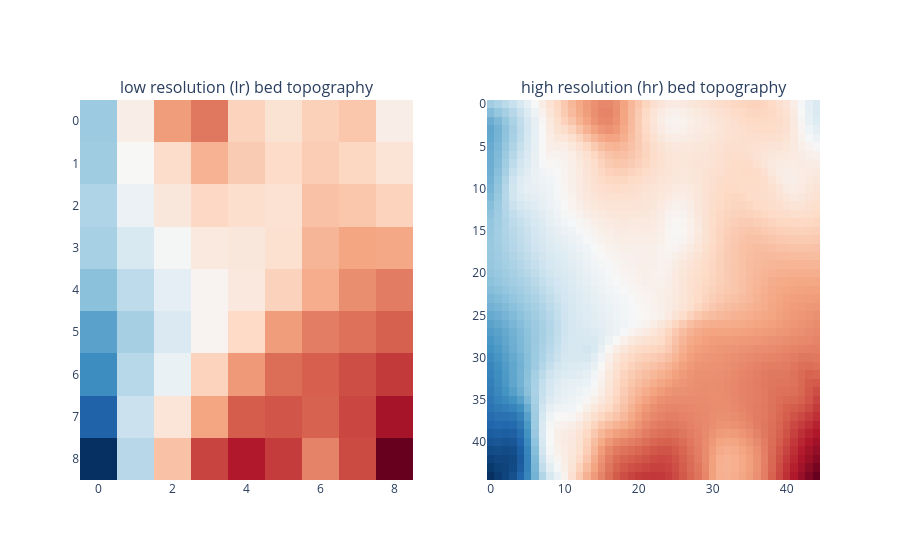

The notebook cell this image was saved under:
### Code cell
fig = make_subplots(rows = 1, cols = 2,
                    subplot_titles = ("low resolution (lr) bed topography", "high resolution (hr) bed topography"))

fig.add_trace(go.Heatmap(z = lr_scene_bed_tensor.squeeze(), 
                           colorscale = 'RdBu_r'),
                           row = 1, col = 1)

fig.add_trace(go.Heatmap(z = hr_scene_bed_tensor.squeeze(), 
                           colorscale = 'RdBu_r'),
                           row = 1, col = 2)

fig.update_layout(plot_bgcolor = 'rgba(0,0,0,0)')
# matrix style
fig.update_yaxes(autorange = "reversed")
fig.update_traces(showscale = False)
fig.show()

### Figure 1 — Plotly figure (JSON) as saved in the notebook; plotly's stock layout.template omitted (floating-point values rounded to 4 significant figures; data arrays with more than 128 entries replaced by an {"elided": "..."} marker saying what was removed)
{"data": [{"colorscale": [[0, "rgb(5,48,97)"], [0.1, "rgb(33,102,172)"], [0.2, "rgb(67,147,195)"], [0.3, "rgb(146,197,222)"], [0.4, "rgb(209,229,240)"], [0.5, "rgb(247,247,247)"], [0.6, "rgb(253,219,199)"], [0.7, "rgb(244,165,130)"], [0.8, "rgb(214,96,77)"], [0.9, "rgb(178,24,43)"], [1, "rgb(103,0,31)"]], "showscale": false, "type": "heatmap", "xaxis": "x", "yaxis": "y", "z": [[67.52, 182.7, 276.7, 305.7, 225.7, 203.4, 227.6, 237.5, 181.9], [70.72, 165.6, 213.2, 258.1, 232.9, 215.7, 231.4, 222.0, 201.7], [84.81, 148.5, 194.2, 220.2, 210.8, 204.9, 242.1, 238.1, 225.2], [77.23, 122.6, 160.9, 191.7, 194.7, 207.0, 254.5, 270.2, 267.3], [55.63, 96.18, 138.8, 171.6, 192.6, 226.6, 262.3, 288.3, 301.7], [21.91, 76.52, 126.7, 171.8, 217.4, 276.8, 300.5, 310.1, 322.4], [-0.4713, 90.47, 146.3, 224.8, 279.8, 312.9, 323.5, 336.5, 350.8], [-48.86, 106.9, 199.5, 270.6, 325.3, 330.9, 321.5, 342.2, 384.1], [-98.84, 91.51, 242.2, 343.4, 376.2, 349.7, 296.6, 338.8, 428.7]]}, {"colorscale": [[0, "rgb(5,48,97)"], [0.1, "rgb(33,102,172)"], [0.2, "rgb(67,147,195)"], [0.3, "rgb(146,197,222)"], [0.4, "rgb(209,229,240)"], [0.5, "rgb(247,247,247)"], [0.6, "rgb(253,219,199)"], [0.7, "rgb(244,165,130)"], [0.8, "rgb(214,96,77)"], [0.9, "rgb(178,24,43)"], [1, "rgb(103,0,31)"]], "showscale": false, "type": "heatmap", "xaxis": "x2", "yaxis": "y2", "z": {"elided": "45x45 float values"}}], "layout": {"annotations": [{"font": {"size": 16}, "showarrow": false, "text": "low resolution (lr) bed topography", "x": 0.225, "xanchor": "center", "xref": "paper", "y": 1, "yanchor": "bottom", "yref": "paper"}, {"font": {"size": 16}, "showarrow": false, "text": "high resolution (hr) bed topography", "x": 0.775, "xanchor": "center", "xref": "paper", "y": 1, "yanchor": "bottom", "yref": "paper"}], "plot_bgcolor": "rgba(0,0,0,0)", "xaxis": {"anchor": "y", "domain": [0, 0.45]}, "xaxis2": {"anchor": "y2", "domain": [0.55, 1]}, "yaxis": {"anchor": "x", "autorange": "reversed", "domain": [0, 1]}, "yaxis2": {"anchor": "x2", "autorange": "reversed", "domain": [0, 1]}}}
